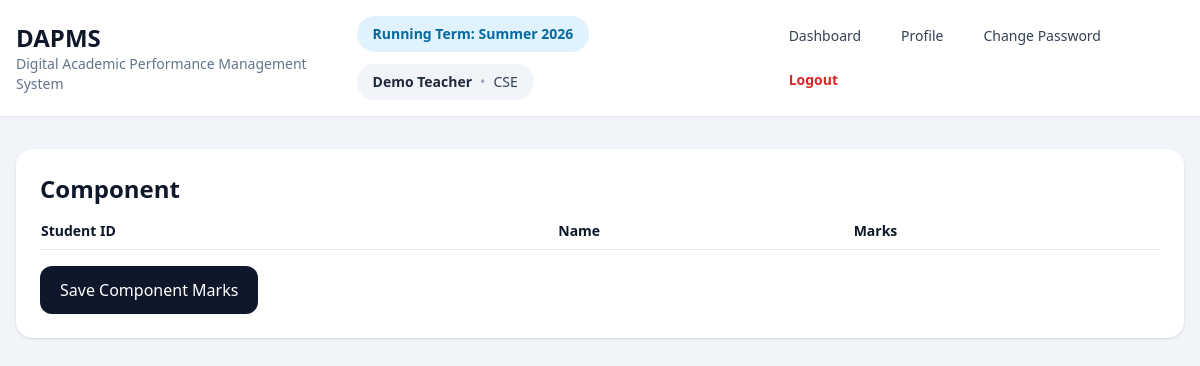
The page /teacher/component/1079/scores (signed in) on the database its author committed.
### tables this page shows
CREATE TABLE terms(
            id INTEGER PRIMARY KEY AUTOINCREMENT,
            name TEXT NOT NULL,
            start_date TEXT NOT NULL,
            end_date TEXT NOT NULL,
            status TEXT NOT NULL DEFAULT 'running'
        , semester TEXT, year INTEGER);

CREATE TABLE users(
            id INTEGER PRIMARY KEY AUTOINCREMENT,
            role TEXT NOT NULL,
            name TEXT NOT NULL,
            email TEXT NOT NULL UNIQUE,
            password_hash TEXT NOT NULL,
            department TEXT NOT NULL
        );

### app/routes/teacher.py (the view)
@bp.route('/component/<int:component_id>/scores', methods=['GET', 'POST'])
@role_required('teacher')
def component_scores(component_id):
    manager = _manager()
    rows = manager.component_score_rows(component_id)
    if request.method == 'POST':
        marks_map = {int(k.split('_')[1]): float(v or 0) for k, v in request.form.items() if k.startswith('marks_')}
        manager.save_component_scores(component_id, marks_map)
        flash('Component marks updated', 'success')
        return redirect(url_for('teacher.component_scores', component_id=component_id))
    component = rows[0] if rows else None
    return render_template('teacher/component_scores.html', rows=rows, component=component)

### app/core/security.py (called while the page is built)
def load_user():
    user_id = session.get('user_id')
    if not user_id:
        g.user = None
        return
    g.user = get_db().execute('SELECT * FROM users WHERE id=?', (user_id,)).fetchone()

def role_required(*roles):
    def decorator(view):
        @wraps(view)
        def wrapped(*args, **kwargs):
            if session.get('role') not in roles:
                return redirect(url_for('auth.login'))
            return view(*args, **kwargs)
        return wrapped
    return decorator

### app/db.py (called while the page is built)
def get_db():
    if 'db' not in g:
        g.db = sqlite3.connect(current_app.config['DATABASE'])
        g.db.row_factory = sqlite3.Row
        g.db.execute('PRAGMA foreign_keys = ON')
    return g.db

### app/managers/teacher_manager.py (called while the page is built)
    def component_score_rows(self, component_id: int):
        return self.db.execute(
            '''
            SELECT c.*, e.id as enrollment_id, u.name, s.student_id, COALESCE(cs.marks, 0) as marks
            FROM grading_components c
            JOIN sections sec ON sec.id = c.section_id
            JOIN enrollments e ON e.section_id = sec.id
            JOIN users u ON u.id = e.student_user_id
            JOIN students s ON s.user_id = u.id
            LEFT JOIN component_scores cs ON cs.component_id = c.id AND cs.enrollment_id = e.id
            WHERE c.id=?
            ORDER BY s.student_id
            ''',
            (component_id,)
        ).fetchall()

### app/routes/auth.py (called while the page is built)
@bp.before_app_request
def before():
    load_user()

### app/routes/teacher.py (called while the page is built)
def _manager() -> TeacherManager:
    return TeacherManager(get_db())

### app/templates/teacher/component_scores.html (shortened to what this page needs)
{% extends 'layout.html' %}
{% block content %}
<div class="bg-white rounded-2xl shadow p-6">
  <h2 class="text-2xl font-bold mb-2">{{ component['name'] if component else 'Component' }}</h2>
  <form method="post" class="space-y-4">
    <div class="overflow-auto"><table class="w-full text-sm"><tr class="border-b"><th class="text-left py-2">Student ID</th><th class="text-left">Name</th><th class="text-left">Marks</th></tr></table></div>
    <button class="bg-slate-900 text-white px-5 py-3 rounded-xl">Save Component Marks</button>
  </form>
</div>
{% endblock %}

### app/templates/layout.html (shortened to what this page needs)
<!DOCTYPE html>
<html>
<head>
  <script src="https://cdn.tailwindcss.com"></script>
</head>
<body class="bg-slate-100 text-slate-900 min-h-screen">
  <nav class="bg-white border-b sticky top-0 z-20">
    <div class="max-w-7xl mx-auto px-4 py-4 flex justify-between items-center gap-4">
      <div>
        <h1 class="text-2xl font-bold">DAPMS</h1>
        <p class="text-sm text-slate-500">Digital Academic Performance Management System</p>
      </div>
     <div class="flex flex-col lg:flex-row lg:items-center lg:justify-between gap-4">
  <div class="flex flex-wrap items-center gap-3">
    {% if current_term %}
      <span class="inline-flex items-center px-4 py-2 rounded-full bg-sky-100 text-sky-700 text-sm font-semibold">
        Running Term: {{ current_term['name'] }}
      </span>
    {% endif %}
    {% if current_user %}
      <div class="inline-flex items-center px-4 py-2 rounded-full bg-slate-100 text-slate-700 text-sm">
        <span class="font-semibold text-slate-800">{{ current_user['name'] }}</span>
        {% if current_user['department'] %}
          <span class="mx-2 text-slate-400">•</span>
          <span>{{ current_user['department'] }}</span>
        {% endif %}
      </div>
    {% endif %}
  </div>
  <div class="flex flex-wrap items-center gap-2">
    {% if session.get('role') == 'teacher' %}
      <a href="{{ url_for('teacher.dashboard') }}"
         class="px-4 py-2 rounded-xl text-sm font-medium transition
         {% if request.endpoint == 'teacher.dashboard' %}
           bg-sky-600 text-white font-bold shadow
         {% else %}
           text-slate-700 hover:bg-slate-100 hover:text-sky-700
         {% endif %}">
        Dashboard
      </a>
    {% endif %}
    {% if session.get('user_id') %}
      <a href="{{ url_for('auth.profile') }}"
         class="px-4 py-2 rounded-xl text-sm font-medium transition
         {% if request.endpoint == 'auth.profile' %}
           bg-sky-600 text-white font-bold shadow
         {% else %}
           text-slate-700 hover:bg-slate-100 hover:text-sky-700
         {% endif %}">
        Profile
      </a>
    {% endif %}
    {% if session.get('user_id') %}
      <a href="{{ url_for('auth.change_password') }}"
         class="px-4 py-2 rounded-xl text-sm font-medium transition
         {% if request.endpoint == 'auth.change_password' %}
           bg-sky-600 text-white font-bold shadow
         {% else %}
           text-slate-700 hover:bg-slate-100 hover:text-sky-700
         {% endif %}">
        Change Password
      </a>
    {% endif %}
    {% if session.get('user_id') %}
      <a href="{{ url_for('auth.logout') }}"
         class="px-4 py-2 rounded-xl text-sm font-semibold text-red-600 hover:bg-red-50 hover:text-red-700 transition">
        Logout
      </a>
    {% else %}
      <a href="{{ url_for('auth.forgot_password') }}"
         class="px-4 py-2 rounded-xl text-sm font-medium text-slate-700 hover:bg-slate-100 hover:text-sky-700 transition">
        Forgot Password
      </a>
    {% endif %}
  </div>
</div>
    </div>
  </nav>
  <div class="max-w-7xl mx-auto px-4 py-8">
    {% block content %}{% endblock %}
  </div>
</body>
</html>

### rows shown on the page
terms: name "Summer 2026"
users: name "Demo Teacher", department "CSE"

### other values the page prints
{{ component['name'] if component else 'Component' }} "Component"
